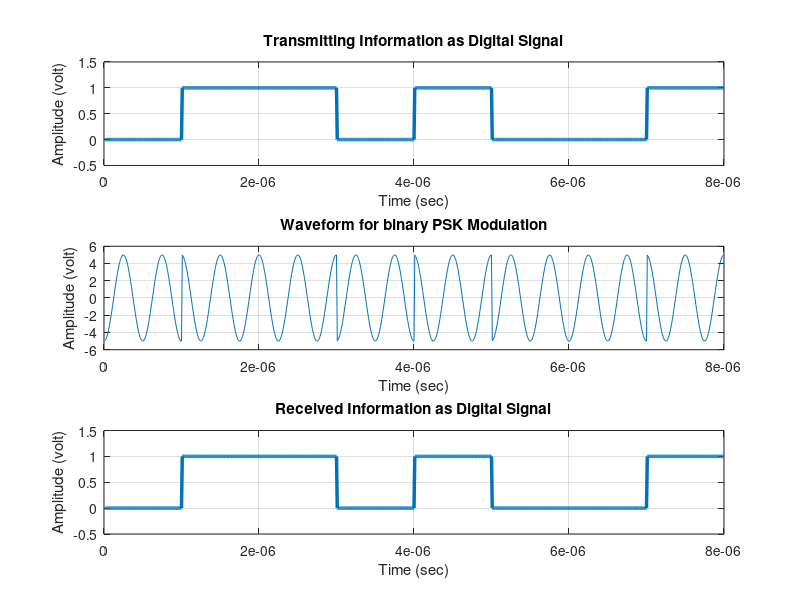

MATLAB code for this plot:
clc;
clear; 
close all;
% Generate random binary data
x = [0 1 1 0 1 0 0 1];
%x = randi([0, 1], 1, 8);
bp=0.000001;
disp('Binary Information at transmitter');
disp(x);
% Representation of Transmitting binary information as digital signal
bit=[];
for n=1:length(x)
    if x(n)==1
        se=ones(1,100); 
    else
        se=zeros(1,100); 
    end
    bit=[bit se]; 
end
tl=bp/100:bp/100:100*length(x)*(bp/100); 
subplot(3,1,1)
plot(tl, bit, 'linewidth', 2.5); 
grid on;
axis([0 bp*length(x) -0.5 1.5]);
ylabel('Amplitude (volt)');
xlabel('Time (sec)');
title('Transmitting Information as Digital Signal');
% Binary PSK Modulation
A=5;
br=1/bp; 
f=br*2;
t2=bp/99:bp/99:bp; 
ss=length(t2);
m=[];
for i=1:length(x)
    if x(i)==1
        y=A*cos(2*pi*f*t2); 
    else
        y=A*cos(2*pi*f*t2+pi); 
    end
    m=[m y];
end

t3=bp/99:bp/99:bp*length(x);
subplot(3,1,2);
plot(t3,m);
grid on;
xlabel('Time (sec)');
ylabel('Amplitude (volt)');
title('Waveform for binary PSK Modulation');

% Binary PSK Demodulation
mn=[];
for n=ss:ss:length(m)
    t=bp/99:bp/99:bp;
    y=cos(2*pi*f*t); % Carrier signal
    mm=y.*m((n-(ss-1)):n);
    t4=bp/99:bp/99:bp;
    z=trapz(t4,mm); % Integration
    zz=round(2*z/bp); 
    if(zz>0)
        a=1;
    else
        a=0; 
    end
    mn=[mn a];
end
disp('Binary Information at Receiver After PSK Demodulation'); 
disp(mn);
% Representation of Binary data into Digital signal 
bit=[];
for n=1:length(mn)
    if mn(n)==1
        se=ones(1,100); 
    else
        se=zeros(1,100); 
    end
    bit=[bit se]; 
end
t4=bp/100:bp/100:100*length(mn)*(bp/100); 
subplot(3,1,3)
plot(t4,bit,'linewidth',2.5); 
grid on;
axis([0 bp*length(mn) -0.5 1.5]);
xlabel('Time (sec)') ;
ylabel('Amplitude (volt)');
title('Received Information as Digital Signal');
